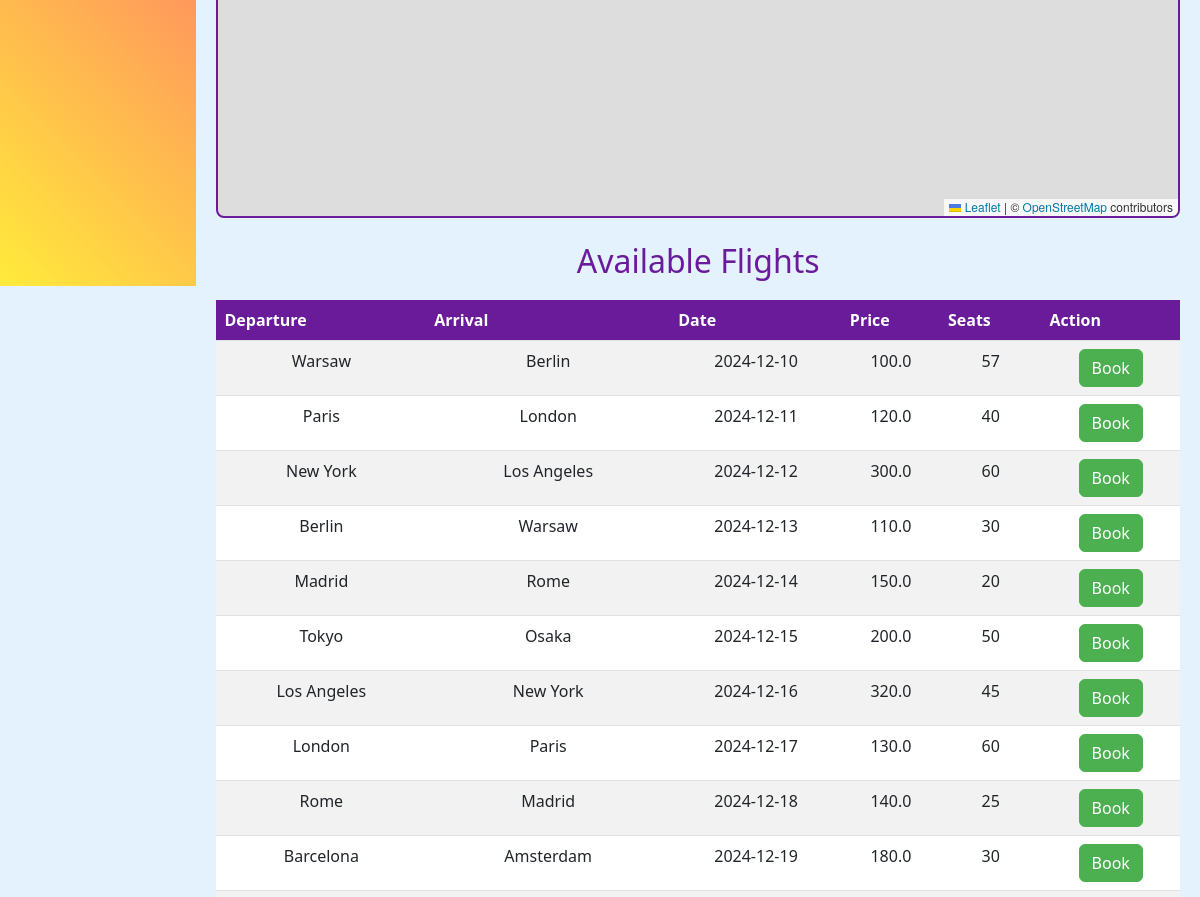
Before: / (middle part) with the older database file.
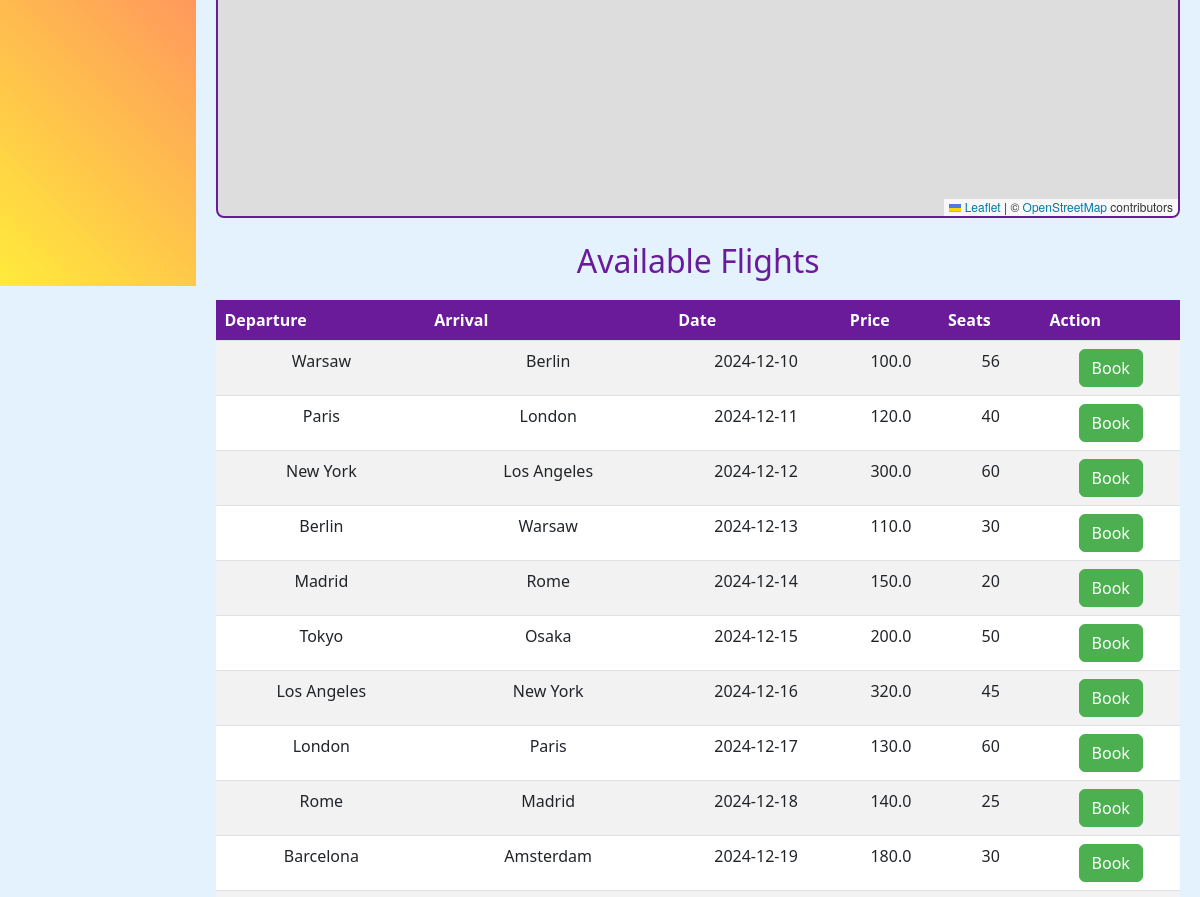
After: the same page with the newer database file.
### app.py (models this page shows)
class Flight(db.Model):
    id = db.Column(db.Integer, primary_key=True)
    departure_city = db.Column(db.String(100), nullable=False)
    arrival_city = db.Column(db.String(100), nullable=False)
    date = db.Column(db.String(100), nullable=False)
    price = db.Column(db.Float, nullable=False)
    available_seats = db.Column(db.Integer, nullable=False)

### app.py (the view)
@app.route("/", methods=["GET", "POST"])
def index():
    if request.method == "POST":
        departure_city = request.form.get("departure_city")
        arrival_city = request.form.get("arrival_city")
        date = request.form.get("date")
        min_price = request.form.get("min_price")
        max_price = request.form.get("max_price")
        flights = Flight.query
        if departure_city:
            flights = flights.filter(Flight.departure_city.ilike(f"%{departure_city}%"))
        if arrival_city:
            flights = flights.filter(Flight.arrival_city.ilike(f"%{arrival_city}%"))
        if date:
            flights = flights.filter(Flight.date == date)
        if min_price:
            flights = flights.filter(Flight.price >= float(min_price))
        if max_price:
            flights = flights.filter(Flight.price <= float(max_price))
        flights = flights.all()
    else:
        flights = Flight.query.all()
    return render_template("index.html", flights=flights)

### templates/index.html (shortened to what this page needs)
{% extends "base.html" %}
{% block content %}
<div id="map" style="height: 500px; width: 100%; margin-bottom: 20px;"></div>
<h2 class="text-center mt-4">Available Flights</h2>
<table class="table table-striped">
    <thead>
        <tr>
            <th>Departure</th>
            <th>Arrival</th>
            <th>Date</th>
            <th>Price</th>
            <th>Seats</th>
            <th>Action</th>
        </tr>
    </thead>
    <tbody>
        {% for flight in flights %}
        <tr
            class="flight-row"
            data-departure="{{ flight.departure_city }}"
            data-arrival="{{ flight.arrival_city }}">
            <td>{{ flight.departure_city }}</td>
            <td>{{ flight.arrival_city }}</td>
            <td>{{ flight.date }}</td>
            <td>{{ flight.price }}</td>
            <td>{{ flight.available_seats }}</td>
            <td>
                <a href="{{ url_for('book_flight', flight_id=flight.id) }}" class="btn btn-success">Book</a>
            </td>
        </tr>
        {% endfor %}
    </tbody>
</table>
{% endblock %}

Changed rows visible on the page:
changed Flight (number 1 of 10 on the later page): available_seats "57" → "56"
